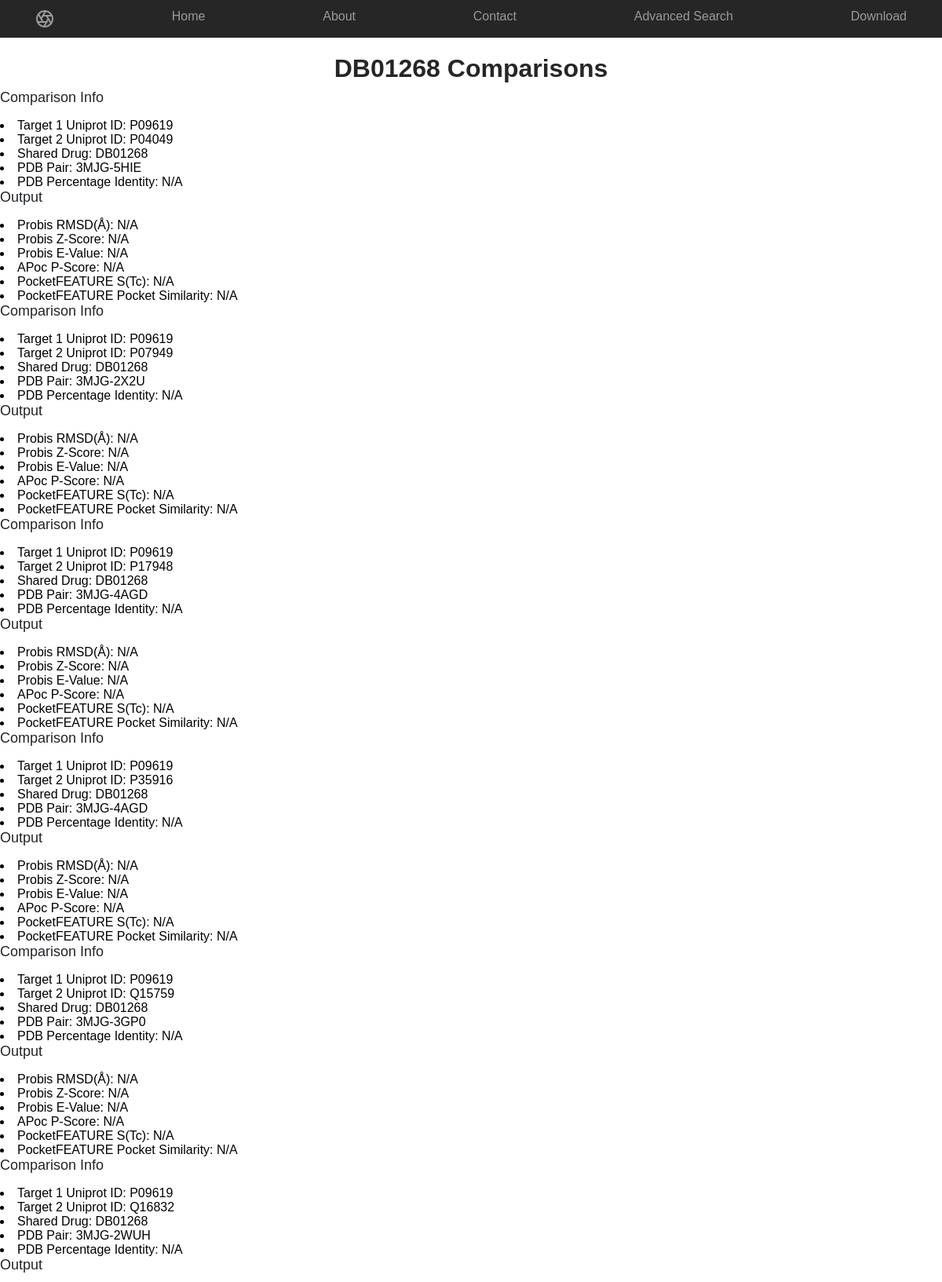
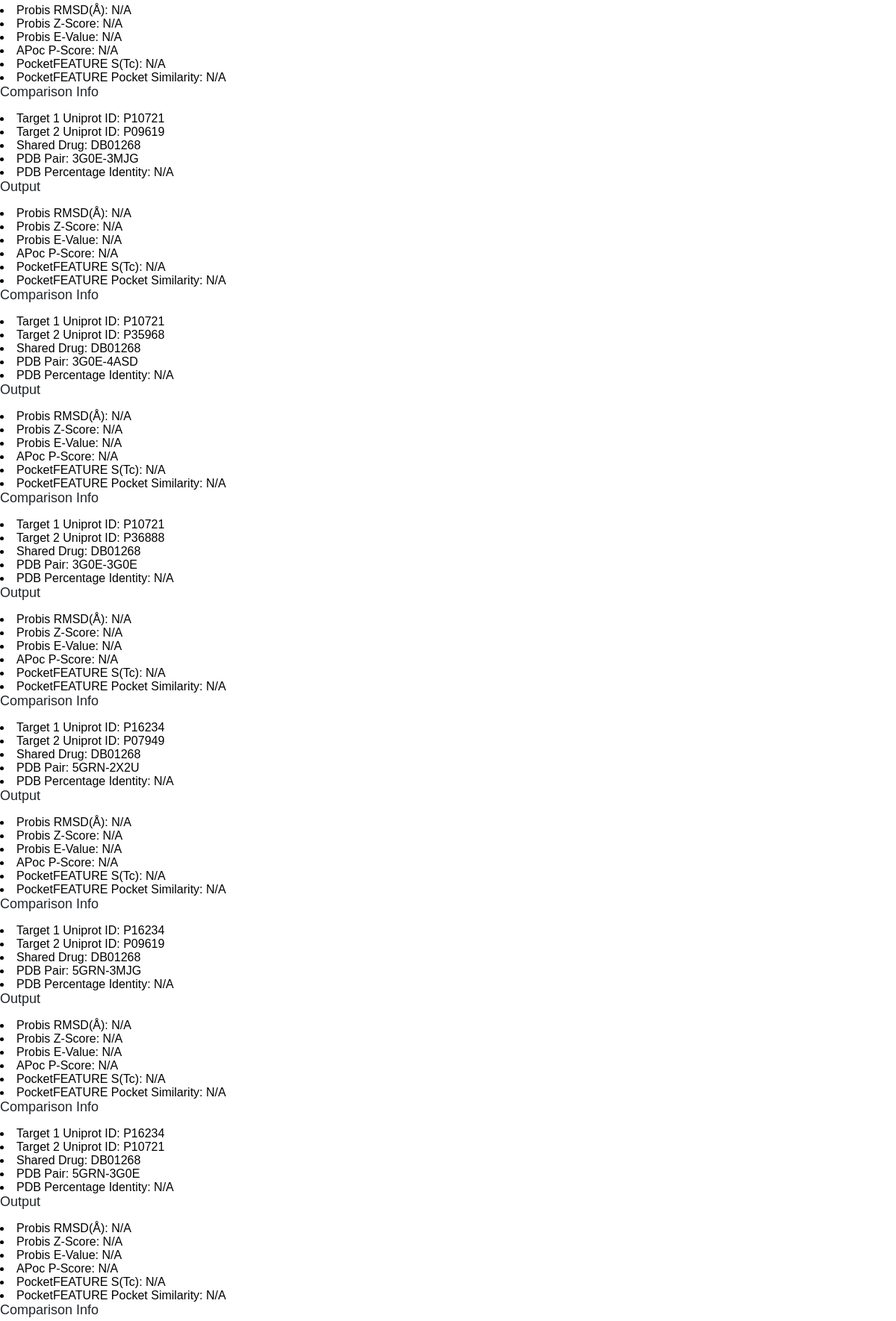
The page /repos/comparison/DB01268/ (upper part) on the database its author committed (2 pictures, top to bottom).
### repos/models.py (models this page shows)
class Drug(models.Model):
    targets = models.ManyToManyField('Target')
    drugbank_ID = models.CharField(max_length=10, primary_key=True)
    generic_name = models.CharField(max_length=100)
    brand_name = models.CharField(max_length=100)
    indication = models.CharField(max_length=1000)
    moa = models.CharField(max_length=1000)
    chembl_ID = models.CharField(max_length=20)
    approval = models.CharField(max_length=100)
    def __str__(self):
        return self.drugbank_ID

class Comparison(models.Model):
    Target1_ID = models.ForeignKey(Target, on_delete=models.CASCADE, related_name='inter_1')
    Target2_ID = models.ForeignKey(Target, on_delete=models.CASCADE, related_name='inter_2')
    DrugBank_ID = models.ForeignKey(Drug, on_delete=models.CASCADE)
    PDB_Pair = models.CharField(max_length=12)
    Percentage_Identity = models.CharField(max_length=50)
    Probis_RMSD = models.CharField(max_length=50)
    Probis_ZScore = models.CharField(max_length=50)
    Probis_EValue = models.CharField(max_length=50)
    APoc_PScore = models.CharField(max_length=50)
    PocketFEATURE_STc = models.CharField(max_length=50)
    PocketFEATURE_Pocket_Similarity = models.CharField(max_length=50)

class Target(models.Model):
    uniprot_ID = models.CharField(max_length=20, primary_key=True)
    protein_name = models.CharField(max_length=100)
    gene_name = models.CharField(max_length=20)
    bound = models.BooleanField()
    def __str__(self):
        return self.uniprot_ID

### repos/views.py (the view)
# urls.py: path('comparison/<str:pk>/', views.ComparisonView.as_view(), name='comparison'),
class ComparisonView(generic.DetailView):
    model = Drug
    template_name = 'repos/comparisons.html'
    context_object_name = 'this_drug'

### repos/templates/repos/comparisons.html (shortened to what this page needs)
<!DOCTYPE html>
<html lang="en">
<head>
  {% load static %}
  <link rel="stylesheet" type="text/css" href="{% static 'bootstrap4/css/bootstrap.min.css' %}" />
  <link rel="stylesheet" type="text/css" href="{% static 'repos/style.css' %}" />
</head>
<body>
  <nav class="site-header sticky-top py-1">
    <div class="container d-flex flex-column flex-md-row justify-content-between">
      <a class="py-2" href="#">
      </a>
      <a class="py-2 d-none d-md-inline-block {% if request.path == "/repos/" %} active-link{% endif %}" href="/repos/">Home</a>
      <a class="py-2 d-none d-md-inline-block {% if request.path == "/repos/about" %} active-link{% endif %}" href="/repos/about/">About</a>
      <a class="py-2 d-none d-md-inline-block {% if request.path == "/repos/contact" %} active-link{% endif %}" href="/repos/contact/">Contact</a>
      <a class="py-2 d-none d-md-inline-block {% if request.path == "/repos/about" %} active-link{% endif %}" href="#">Advanced Search</a>
      <a class="py-2 d-none d-md-inline-block {% if request.path == "/repos/about" %} active-link{% endif %}" href="#">Download</a>
    </div>
  </nav>
  <h2>{{ this_drug.drugbank_ID }} Comparisons</h2>
  {%for comp in this_drug.comparison_set.all%}
    <p>Comparison Info</p>
    <li>Target 1 Uniprot ID: {{ comp.Target1_ID }}</li>
    <li>Target 2 Uniprot ID: {{ comp.Target2_ID }}</li>
    <li>Shared Drug: {{ comp.DrugBank_ID }} </li>
    <li>PDB Pair: {{ comp.PDB_Pair }}</li>
    <li>PDB Percentage Identity: {{ comp.Percentage_Identity }}</li>
    <p>Output</p>
    <li>Probis RMSD(<span>&#8491;</span>): {{ comp.Probis_RMSD }}</li>
    <li>Probis Z-Score: {{ comp.Probis_ZScore }}</li>
    <li>Probis E-Value: {{ comp.Probis_EValue }}</li>
    <li>APoc P-Score: {{ comp.APoc_PScore }}</li>
    <li>PocketFEATURE S(Tc): {{ comp.PocketFEATURE_STc }}</li>
    <li>PocketFEATURE Pocket Similarity: {{ comp.PocketFEATURE_Pocket_Similarity }}</li>
  {%endfor%}
</body>
</html>

### repos/static/repos/style.css (style rules this page uses)
.site-header { background-color: rgba(0, 0, 0, .85); -webkit-backdrop-filter: saturate(180%) blur(20px); backdrop-filter: saturate(180%) blur(20px); }
.site-header a { color: #999; transition: ease-in-out color .15s; }
h2 { color: rgba(0, 0, 0, .85); text-transform:capitalize; font-weight: bold; text-align: center; margin-top: 20px; }
p { font-size: 18px; }
li { color: black; text-align: left; }
a { color: MediumVioletRed; }
* { box-sizing: border-box; }
body { font: 16px Arial; }

### rows shown on the page
Drug: drugbank_ID "DB01268"
Comparison: Target1_ID "P09619", Target2_ID "P04049", DrugBank_ID "DB01268", PDB_Pair "3MJG-5HIE", Percentage_Identity "N/A", Probis_RMSD "N/A", Probis_ZScore "N/A", Probis_EValue "N/A", APoc_PScore "N/A", PocketFEATURE_STc "N/A", PocketFEATURE_Pocket_Similarity "N/A"
Comparison: Target1_ID "P09619", Target2_ID "P07949", DrugBank_ID "DB01268", PDB_Pair "3MJG-2X2U", Percentage_Identity "N/A", Probis_RMSD "N/A", Probis_ZScore "N/A", Probis_EValue "N/A", APoc_PScore "N/A", PocketFEATURE_STc "N/A", PocketFEATURE_Pocket_Similarity "N/A"
Comparison: Target1_ID "P09619", Target2_ID "P17948", DrugBank_ID "DB01268", PDB_Pair "3MJG-4AGD", Percentage_Identity "N/A", Probis_RMSD "N/A", Probis_ZScore "N/A", Probis_EValue "N/A", APoc_PScore "N/A", PocketFEATURE_STc "N/A", PocketFEATURE_Pocket_Similarity "N/A"
Comparison: Target1_ID "P09619", Target2_ID "P35916", DrugBank_ID "DB01268", PDB_Pair "3MJG-4AGD", Percentage_Identity "N/A", Probis_RMSD "N/A", Probis_ZScore "N/A", Probis_EValue "N/A", APoc_PScore "N/A", PocketFEATURE_STc "N/A", PocketFEATURE_Pocket_Similarity "N/A"
Comparison: Target1_ID "P09619", Target2_ID "Q15759", DrugBank_ID "DB01268", PDB_Pair "3MJG-3GP0", Percentage_Identity "N/A", Probis_RMSD "N/A", Probis_ZScore "N/A", Probis_EValue "N/A", APoc_PScore "N/A", PocketFEATURE_STc "N/A", PocketFEATURE_Pocket_Similarity "N/A"
Comparison: Target1_ID "P09619", Target2_ID "Q16832", DrugBank_ID "DB01268", PDB_Pair "3MJG-2WUH", Percentage_Identity "N/A", Probis_RMSD "N/A", Probis_ZScore "N/A", Probis_EValue "N/A", APoc_PScore "N/A", PocketFEATURE_STc "N/A", PocketFEATURE_Pocket_Similarity "N/A"
Comparison: Target1_ID "P10721", Target2_ID "P09619", DrugBank_ID "DB01268", PDB_Pair "3G0E-3MJG", Percentage_Identity "N/A", Probis_RMSD "N/A", Probis_ZScore "N/A", Probis_EValue "N/A", APoc_PScore "N/A", PocketFEATURE_STc "N/A", PocketFEATURE_Pocket_Similarity "N/A"
Comparison: Target1_ID "P10721", Target2_ID "P35968", DrugBank_ID "DB01268", PDB_Pair "3G0E-4ASD", Percentage_Identity "N/A", Probis_RMSD "N/A", Probis_ZScore "N/A", Probis_EValue "N/A", APoc_PScore "N/A", PocketFEATURE_STc "N/A", PocketFEATURE_Pocket_Similarity "N/A"
Comparison: Target1_ID "P10721", Target2_ID "P36888", DrugBank_ID "DB01268", PDB_Pair "3G0E-3G0E", Percentage_Identity "N/A", Probis_RMSD "N/A", Probis_ZScore "N/A", Probis_EValue "N/A", APoc_PScore "N/A", PocketFEATURE_STc "N/A", PocketFEATURE_Pocket_Similarity "N/A"
Comparison: Target1_ID "P16234", Target2_ID "P07949", DrugBank_ID "DB01268", PDB_Pair "5GRN-2X2U", Percentage_Identity "N/A", Probis_RMSD "N/A", Probis_ZScore "N/A", Probis_EValue "N/A", APoc_PScore "N/A", PocketFEATURE_STc "N/A", PocketFEATURE_Pocket_Similarity "N/A"
Comparison: Target1_ID "P16234", Target2_ID "P09619", DrugBank_ID "DB01268", PDB_Pair "5GRN-3MJG", Percentage_Identity "N/A", Probis_RMSD "N/A", Probis_ZScore "N/A", Probis_EValue "N/A", APoc_PScore "N/A", PocketFEATURE_STc "N/A", PocketFEATURE_Pocket_Similarity "N/A"
Comparison: Target1_ID "P16234", Target2_ID "P10721", DrugBank_ID "DB01268", PDB_Pair "5GRN-3G0E", Percentage_Identity "N/A", Probis_RMSD "N/A", Probis_ZScore "N/A", Probis_EValue "N/A", APoc_PScore "N/A", PocketFEATURE_STc "N/A", PocketFEATURE_Pocket_Similarity "N/A"
